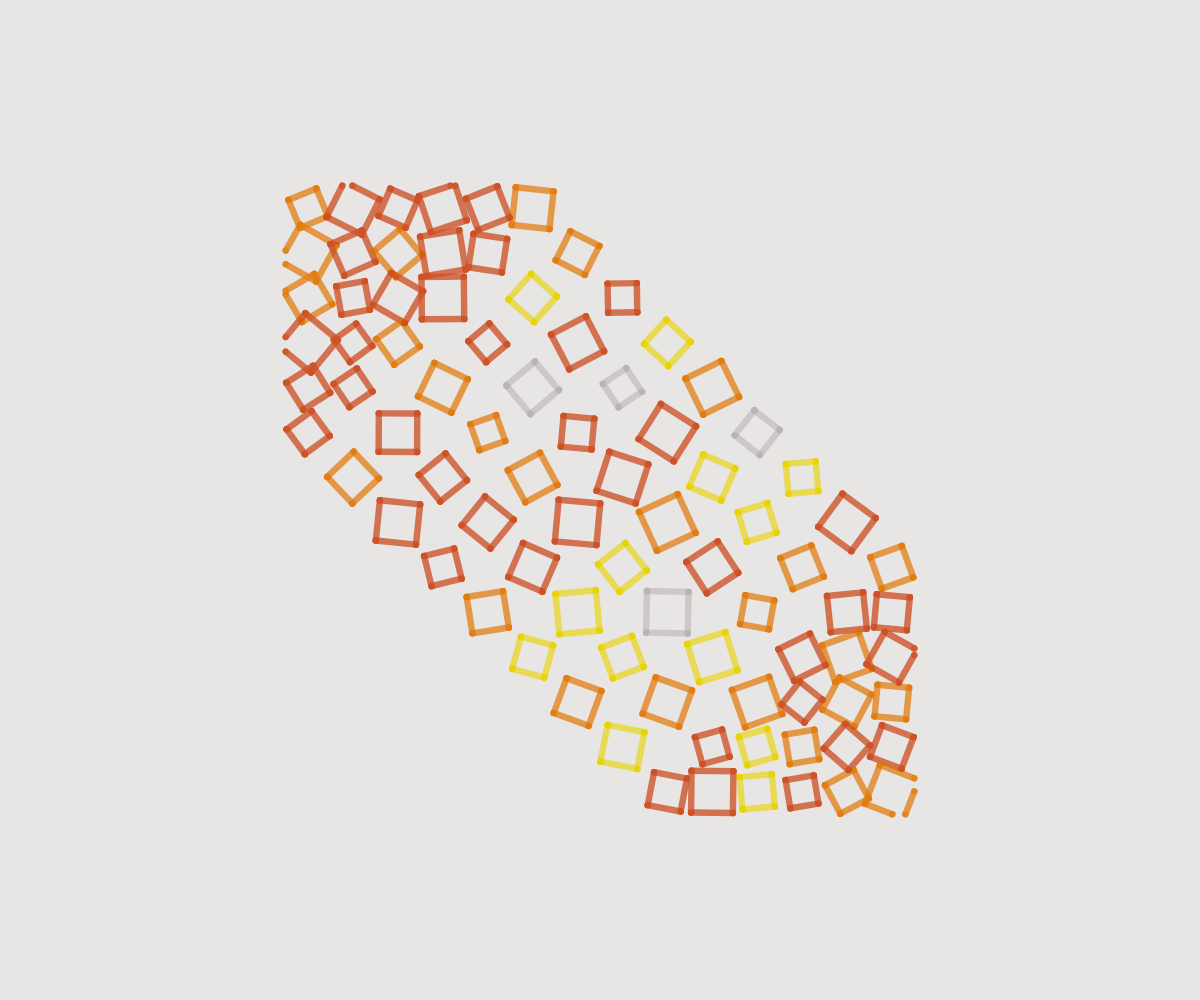
Frame 1 (no input)
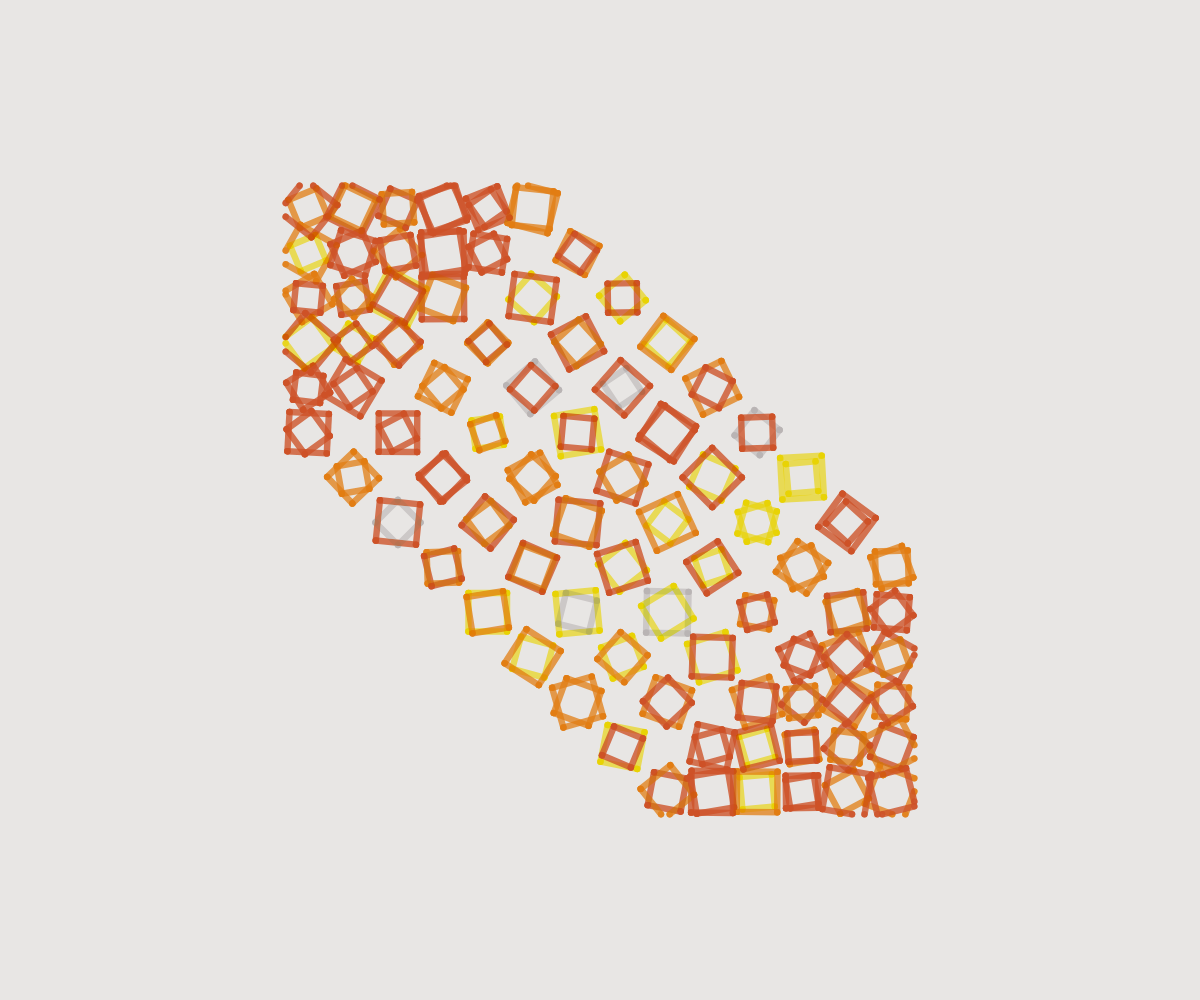
Frame 2 (the mouse pressed at the canvas centre, redrawn once)

The p5.js sketch that drew these frames (run headless with seeded random() and noise() and a simulated clock; the mouse was pressed at the canvas centre and the sketch redrawn once):

// p5.js sketch
// ── sketch.js
// REFERENCE: https://www.tate.org.uk/art/artworks/nake-no-title-p80809
// No Title - 1967, Frieder Nake

function setup() {
    createCanvas(windowWidth, windowHeight);
    noLoop();
    angleMode(DEGREES);
    // https://p5js.org/reference/p5/blendMode/ 
    blendMode(DARKEST);
}

function draw() {
    background("#e8e6e4");
    let unitCount = 14; // N Righe == N colonne

    // Il contenuto in cui sono stati disegnati gli elementi quadrati è composto da una griglia 14x14 di elementi quadrati della stessa dimensione. 
    // Tale struttura la si può notare ripetuta uguale anche nelle opere parte della stessa collezione. 
    // Il singolo elemento quadrato della griglia è stato poi modificato randomicamente per: dimensione, orientamento e colore. 

    // misurazioni dall'opera originale
    let measuredContent = 880;
    let measuredMargin = 260;
    let measuredStroke = 9;

    // il calcolo dell'aspect ratio mi permette di ottenere delle proporzioni indipendenti dai pixel, proporzioni che devono mantenersi rispettate per far si che il contenuto sia responsive

    // marginContentRatio = quante volte sta il margine nel content
    let marginContentRatio = measuredMargin / measuredContent;
    // (contentSize * strokeToContentRatio) = strokeWeight
    let strokeToContentRatio = measuredStroke / measuredContent;

    // margine = (contentSize * marginContentRatio) 
    // min(windowWidth, windowHeight) = (contentSize) + (margine * 2)
    let contentSize = min(windowWidth, windowHeight) / (marginContentRatio * 2 + 1);

    // unitSize = dimensione dell'unità della griglia di 14x14 (quadrato --> dimensione unica)
    let unitSize = contentSize / unitCount;
    let contentX = (windowWidth - contentSize) / 2;
    let contentY = (windowHeight - contentSize) / 2;

    // faccio si che il margine vari in base alla dimensione del contenuto in modo che il contenutosia responsive
    let strokeSize = contentSize * strokeToContentRatio;
    strokeWeight(strokeSize);

    // calcolo le coordinate del centro della prima riga e colonna e imposto lì l'origine del disegno
    push();
    translate(contentX, contentY);
    let red = color(205, 81, 40, 200);
    let orange = color(225, 125, 19, 190);
    let yellow = color(255, 210, 0, 160);
    let gray = color(183, 178, 178, 150);

    for (let row = 0; row < unitCount; row++) {
        for (let col = 0; col < unitCount; col++) {
            // isSquare(col,row): per definire la parte dove disegnare gli elementi 
            if (isSquare(col, row)) {
                // in centro alla figura
                if (row >= -col + 6 && row < -col + 21) {
                    // N rossi (23/54 -> 42.6%) 
                    // N arancioni (17/54 -> 31.5%) 
                    //  N gialli (12/54 -> 22.2%) 
                    //  N grigi (2/54 -> 3.7%)
                    let choice = random();
                    if (choice < 0.426) {
                        stroke(red);
                    } else if (choice < (0.741)) {
                        stroke(orange);
                    } else if (choice < 0.963) {
                        stroke(yellow);
                    } else {
                        stroke(gray);
                    }
                } else {
                    // nei due vertici (in alto dx e in basso sx)
                    // N rossi (15/30 -> 50%)
                    // N arancio (13/30 ->43.3%)
                    //  N giallin (2/30 -> 6.7%)
                    let choice = random();
                    if (choice < 0.50) {
                        stroke(red);
                    } else if (choice < (0.433 + 0.5)) {
                        stroke(orange);
                    } else {
                        stroke(yellow);
                    }
                }
                drawSquare(col, row, unitSize, unitCount)
            }
        }
    }
    pop();
}

function isSquare(col, row) {
    // y = mx + q
    // row > col + q

    if (row >= col + 6) {
        // salta la parte dopo e continua il ciclo.
        return false;
    }

    if (row <= col - 6) {
        return false;
    }

    if (row >= -col + 6 && row < -col + 22) {
        // fascio di rette parallele pari:
        // row = col + q dove q deve essere pari
        if ((row - col) % 2 == 0) {
            return false;
        }
    }

    return true;
}

function drawSquare(col, row, unitSize, unitCount) {
    let centerUnitX = col * unitSize + unitSize / 2;
    let centerUnitY = row * unitSize + unitSize / 2;
    push();

    translate(centerUnitX, centerUnitY);
    // [a, a] ----> [a, b]
    // ^                 |
    // |      (0, 0)     |
    // |                 v
    // [b, a] <---- [b, b]

    // min valore di x e y del contenuto visibile dell'opera 
    let contentMinX = 0 - centerUnitX;
    let contentMinY = 0 - centerUnitY;
    // max valore di x e y del contenuto visibile dell'opera 
    let contentMaxX = unitCount * unitSize - centerUnitX;
    let contentMaxY = unitCount * unitSize - centerUnitY;

    // la dimensione massima è più piccola della unità
    let squareSize = random(unitSize * 0.6, unitSize * 0.95);
    // coordinate dei punti del singolo quadratino 
    let a = -squareSize / 2;
    let b = a + squareSize;
    // angolo di rotazione di ciascun quadratino
    let angle = random(0, 90);

    // lista dei punti che compone i vertici di ogni quadratino
    let points = [[a, a], [a, b], [b, b], [b, a]];

    // costruzione del quadratino
    for (let i = 0; i < points.length; i++) {
        let startVettore = points[i];

        let endVettore;
        if (i == points.length - 1) {
            endVettore = points[0];
        } else {
            endVettore = points[i + 1];
        }

        // nell'opera originale il disegno del quadrato si interrompe quando il tratto arriva al margine del contenuto disegnato. 
        // Per poter ottenere lo stesso risultato, è necessario applicare una trasformazione ai vettori che costruiscono il sistema di riferimento, che al momento ha orignine nel centro della singola unità (enterUnitX, centerUnitY).
        // https://en.wikipedia.org/wiki/Rotation_matrix#In_two_dimensions
        // Questa trasformazione permette di ruotare tale sistema rispetto all'anglolo di rotazione generato randomicamente, applicato al singolo elemento. 
        // In questo modo è possibile valutare se il segmento che compone il quadrato esce dal margine contenuto visibile, e trovare il punto appartenente a tale retta che interseca il margine stesso dell'opera.

        // coordinate iniziali vettore ruotato (x1, y1)
        let x1 = startVettore[0] * cos(angle) - startVettore[1] * sin(angle);
        let y1 = startVettore[0] * sin(angle) + startVettore[1] * cos(angle);
        // coordinate finali vettore ruotato (x2, y2)
        let x2 = endVettore[0] * cos(angle) - endVettore[1] * sin(angle);
        let y2 = endVettore[0] * sin(angle) + endVettore[1] * cos(angle);

        // considero l'espressione della retta passante per 2 punti 
        // per poter trovare il punto di intersezione alla retta che interseca il margine dell'opera:
        // (x - x1) / (x2 - x1) = (y - y1) / (y2 - y1)

        // se x1 è fuori dal margine sinistro trovo un punto sulla retta x1y1 x2y2 che sia sul margine
        if (x1 < contentMinX) {
            let x = contentMinX;
            let y = (x - x1) / (x2 - x1) * (y2 - y1) + y1;
            x1 = x
            y1 = y
        }

        // se x2 è fuori dal margine sinistro trovo un punto sulla retta x1y1 x2y2 che sia sul margine
        if (x2 < contentMinX) {
            let x = contentMinX;
            let y = (x - x1) / (x2 - x1) * (y2 - y1) + y1;
            x2 = x
            y2 = y
        }

        // se y1 è fuori dal margine superiore trovo un punto sulla retta x1y1 x2y2 che sia sul margine
        if (y1 < contentMinY) {
            let y = contentMinY;
            let x = (y - y1) / (y2 - y1) * (x2 - x1) + x1;
            x1 = x
            y1 = y
        }

        // se y2 è fuori dal margine superiore trovo un punto sulla retta x1y1 x2y2 che sia sul margine
        if (y2 < contentMinY) {
            let y = contentMinY;
            let x = (y - y1) / (y2 - y1) * (x2 - x1) + x1;
            x2 = x
            y2 = y
        }

        // se x1 è fuori dal margine destro trovo un punto sulla retta x1y1 x2y2 che sia sul margine
        if (x1 > contentMaxX) {
            let x = contentMaxX;
            let y = (x - x1) / (x2 - x1) * (y2 - y1) + y1;
            x1 = x
            y1 = y
        }

        // se x2 è fuori dal margine destro trovo un punto sulla retta x1y1 x2y2 che sia sul margine
        if (x2 > contentMaxX) {
            let x = contentMaxX;
            let y = (x - x1) / (x2 - x1) * (y2 - y1) + y1;
            x2 = x
            y2 = y
        }

        // se y1 è fuori dal margine inferiore trovo un punto sulla retta x1y1 x2y2 che sia sul margine
        if (y1 > contentMaxY) {
            let y = contentMaxY;
            let x = (y - y1) / (y2 - y1) * (x2 - x1) + x1;
            x1 = x
            y1 = y
        }

        // se y2 è fuori dal margine inferiore trovo un punto sulla retta x1y1 x2y2 che sia sul margine
        if (y2 > contentMaxY) {
            let y = contentMaxY;
            let x = (y - y1) / (y2 - y1) * (x2 - x1) + x1;
            x2 = x
            y2 = y
        }

        point(x1, y1);
        point(x2, y2);
        line(x1, y1, x2, y2);
    }
    pop();
}


function windowResized() {
    resizeCanvas(windowWidth, windowHeight);
    redraw();
}
